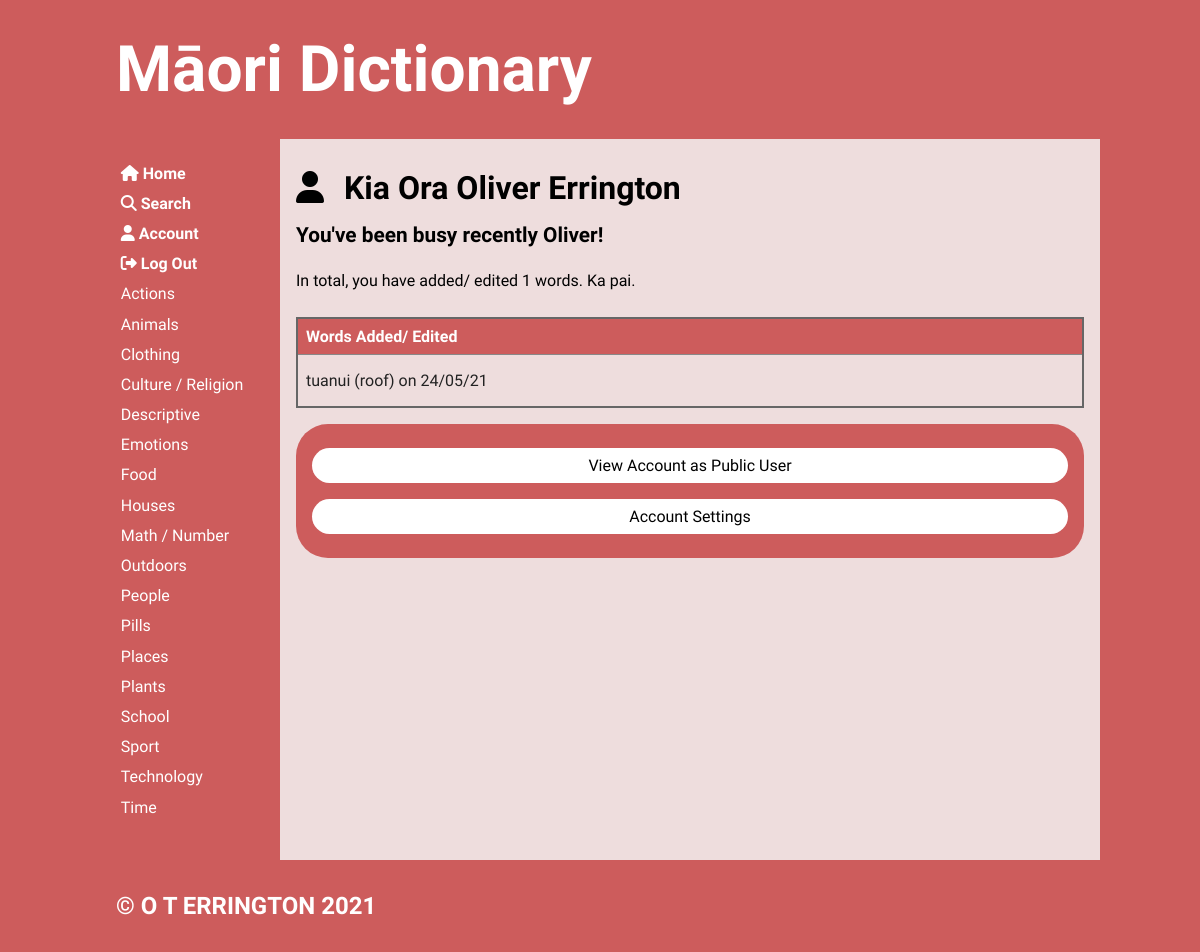
The page /user (signed in) on the database as committed earlier.
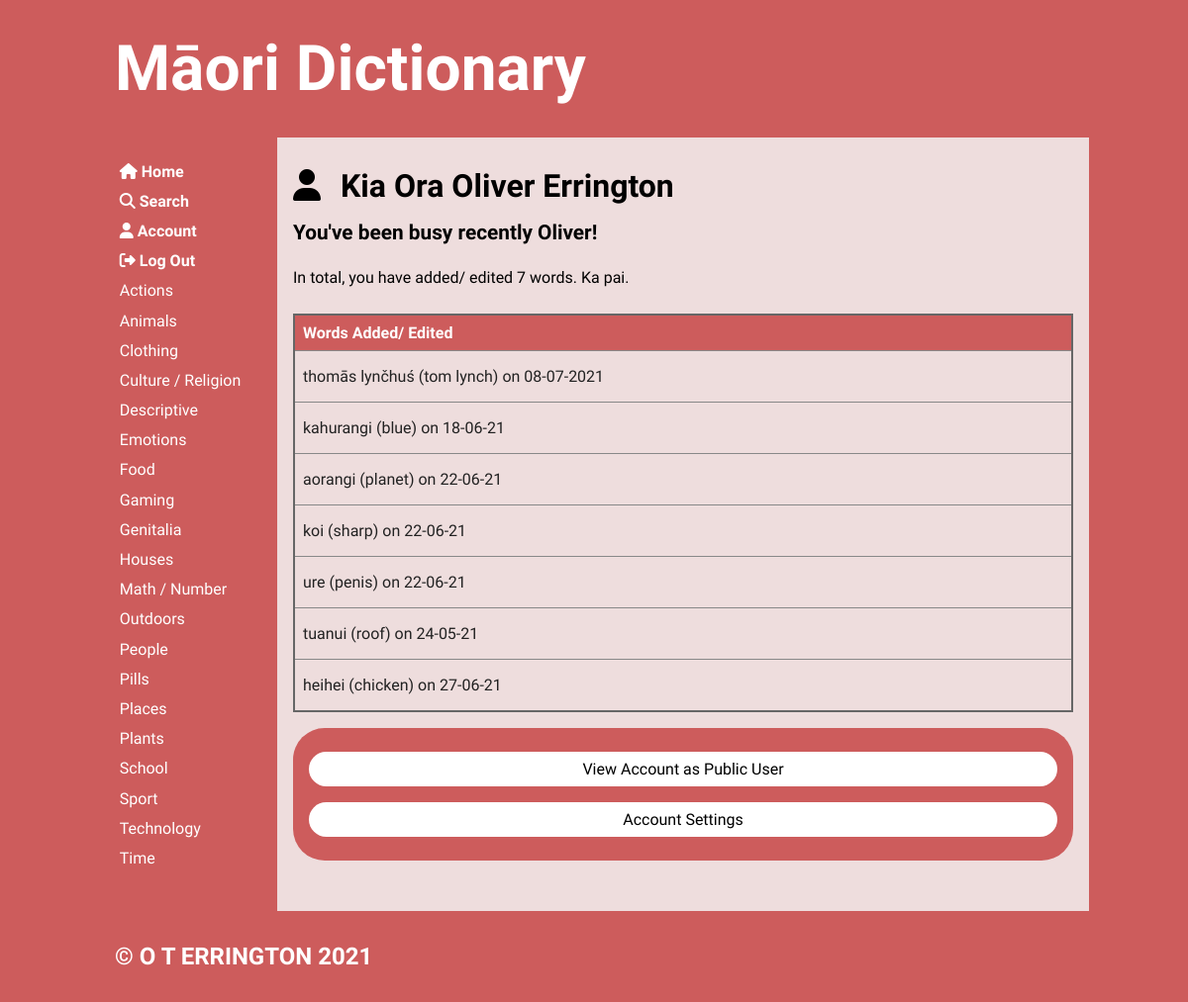
The same page on the database as committed later.
### tables this page shows
CREATE TABLE "categories"
(
	cat_id integer
		constraint Category_pk
			primary key autoincrement,
	category varchar(20)
);

CREATE TABLE "words"
(
	word_id integer
		constraint words_pk
			primary key autoincrement,
	maori varchar(20),
	english varchar(20),
	cat_id integer,
	definition varchar(100),
	word_level integer,
	user_id integer,
	image varchar(50),
	date_added varchar(10)
);

### app.py (the view)
@app.route('/user')
def render_user_page():
    if not is_logged_in():  # redirects home if not logged in
        flash('You are not logged in')
        return redirect('/')
    con = create_connection(DB_NAME)
    query = """SELECT user_id, fname, lname, email
    FROM users
    WHERE user_id=?"""
    cur = con.cursor()
    cur.execute(query, (session['user_id'],))
    user_info = cur.fetchall()
    query = """SELECT word_id, maori, english, user_id, date_added
    FROM words
    WHERE user_id=?
    ORDER BY date_added"""
    cur = con.cursor()
    cur.execute(query, (session['user_id'],))
    user_words_info = cur.fetchall()
    con.close()
    return render_template('user.html', categories=get_categories(),
                           logged_in=is_logged_in(), user_info=user_info,
                           user_words_info=user_words_info)

### app.py (called while the page is built)
def create_connection(db_file):
    try:
        connection = sqlite3.connect(db_file)
        return connection
    except Error as e:  # unless there's an error
        print(e)
    return None

def get_categories():
    con = create_connection(DB_NAME)
    query = """SELECT cat_id, category
            FROM categories
            ORDER BY category"""
    cur = con.cursor()
    cur.execute(query)
    category_list = cur.fetchall()
    con.close()
    return category_list

def is_logged_in():
    if session.get("email") is None:
        print("not logged in")
        return False
    else:  # if email isn't empty then user must be logged in
        print("logged in")
        return True

### templates/user.html (shortened to what this page needs)
{% extends 'base.html' %}
{% block main %}
    <div>
        <i class="fas fa-user user-img"></i>
        <span class="span-heading">Kia Ora {{ user_info[0][1] }} {{ user_info[0][2] }}</span>
    </div>
    {% if user_words_info|length == 0 %}
        <h4>You haven't added any words yet!</h4>
        <p>Select a category, and then press the add word button at the bottom of the page to begin adding words.</p>
        <br>
    {% else %}
        <h4>You've been busy recently {{ user_info[0][1] }}!</h4>
        <p>In total, you have added/ edited {{ user_words_info|length }} words. Ka pai.</p>
        <br>
        <table>
            <tr>
                <th>Words Added/ Edited</th>
            </tr>
            {% for user_word_info in user_words_info %}
                <tr class="category-highlight">
                    <td>
                        <a href="/word/{{ user_word_info[0] }}">
                            <p>
                                {{ user_word_info[1] }} ({{ user_word_info[2] }}) on {{ user_word_info[4] }}
                            </p>
                        </a>
                    </td>
                </tr>
            {% endfor %}
        </table>
    {% endif %}
    <div class="buttons">
        <button onclick="window.location.href='/publicuser/{{ user_info[0][0] }}'">
            View Account as Public User
        </button>
        <button onclick="window.location.href='/usersettings'">
            Account Settings
        </button>
    </div>
{% endblock %}

### templates/base.html (shortened to what this page needs)
<!doctype html>
<html lang="en">
<head>
	<link href="{{ url_for('static', filename='css/style.css') }}" rel="stylesheet">
</head>
<body>
	<div id="container">
		<header>
			<a href="/"><h1>Māori Dictionary</h1></a>
		</header>
		<nav>
			<ul>
                <li>
                    <a href="/">
                        <i class="fas fa-home"></i><b> Home</b><br>
                    </a>
                    <a href="/search">
                        <i class="fas fa-search"></i><b> Search</b><br>
                    </a>
                    {% if logged_in %}
                        <a href="/user">
                            <i class="fas fa-user"></i><b> Account</b><br>
                        </a>
                        <a href="/logout"><i class="fas fa-sign-out-alt"></i><b> Log Out</b><br></a>
                    {%  else %}
                        <a href="/login"><i class="fas fa-sign-in-alt"></i><b> Login</b><br></a>
                    {%  endif %}
                    {% for category in categories %}
                        <a href="/category/{{ category[0] }}">
                            {{ category[1] }} <br/>
                        </a>
                    {% endfor %}
                    <br><br>
                </li>
			</ul>
		</nav>
		<main>
            {% block main%}{% endblock %}
        </main>
		<footer>
			<h3>
				&copy; O T ERRINGTON 2021
			</h3>
		</footer>
	</div>
</body>
</html>

Rows that differ between the two databases and show on the page:
added categories: category "Gaming"
added categories: category "Genitalia"
added words: maori "thomās lynčhuś", english "tom lynch", date_added "08-07-2021"
now on this page (row edited): words: maori "kahurangi", english "blue", date_added "18-06-21"
now on this page (row edited): words: maori "aorangi", english "planet", date_added "22-06-21"
now on this page (row edited): words: maori "koi", english "sharp", date_added "22-06-21"
added words: maori "ure", english "penis", date_added "22-06-21"
changed words "tuanui": date_added "24/05/21" → "24-05-21"
now on this page (row edited): words: maori "heihei", english "chicken", date_added "27-06-21"
Other text that changed with them:
{{ user_words_info|length }}: "1" → "7"
